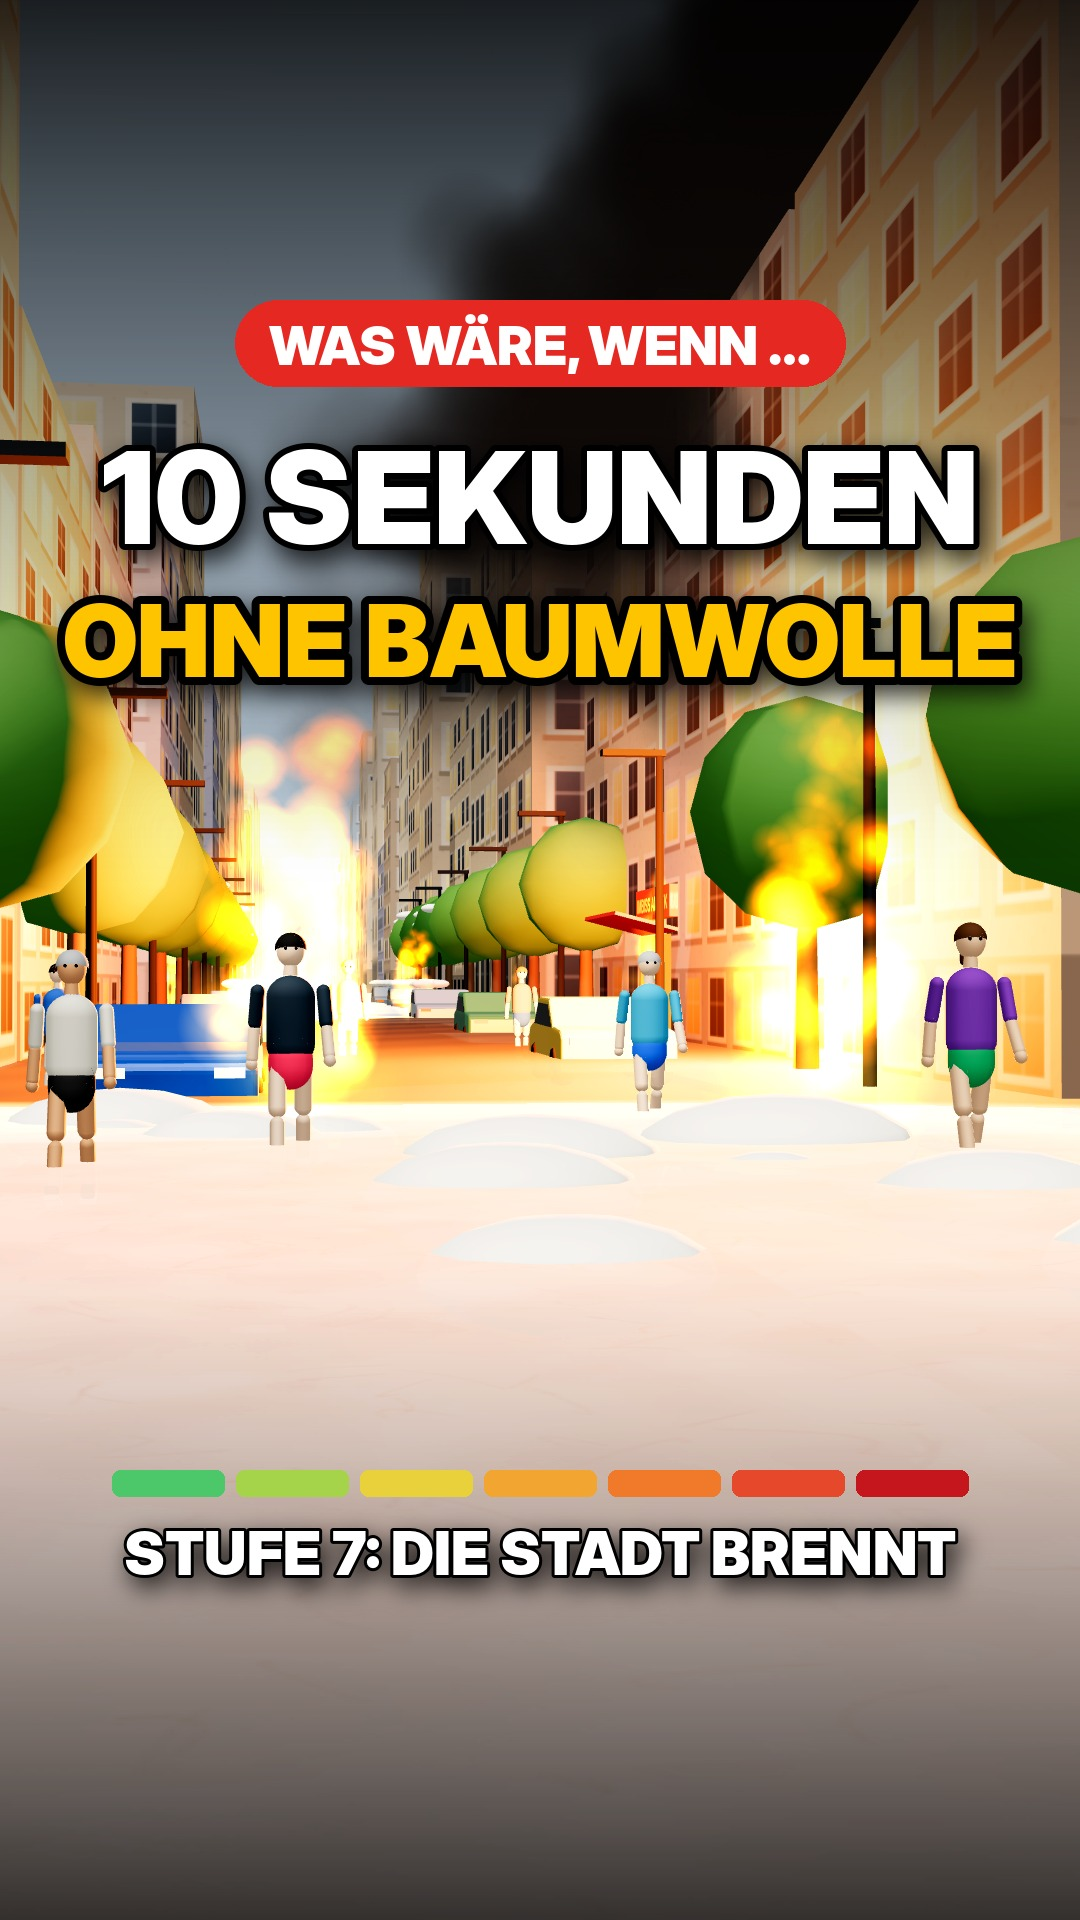

Python code for this plot:
# Erzeugt thumbnail.jpg (1080x1920) aus einem sauberen Einzelbild (src/still.js) mit großer Schrift.
# python3 thumbnail.py clean_2220.png
import sys
from PIL import Image, ImageDraw, ImageFont, ImageFilter, ImageEnhance
F = '/usr/share/fonts/opentype/inter/'
W, H = 1080, 1920
img = Image.open(sys.argv[1]).convert('RGB').resize((W, H))
img = ImageEnhance.Contrast(ImageEnhance.Color(img).enhance(1.25)).enhance(1.12)
# Verläufe oben/unten für Lesbarkeit
ov = Image.new('L', (W, H), 0); d = ImageDraw.Draw(ov)
for y in range(H):
    a = 0
    if y < 900: a = int(215 * (1 - y / 900) ** 1.4)
    if y > 1250: a = max(a, int(200 * ((y - 1250) / 670) ** 1.3))
    d.line([(0, y), (W, y)], fill=a)
img = Image.composite(Image.new('RGB', (W, H), (0, 0, 0)), img, ov)
draw = ImageDraw.Draw(img)

def text(cx, y, s, font, fill, stroke=0, sc=(0, 0, 0), shadow=True):
    w = draw.textlength(s, font=font)
    x = cx - w / 2
    if shadow:
        sh = Image.new('RGBA', (W, H), (0, 0, 0, 0)); ImageDraw.Draw(sh).text((x + 6, y + 10), s, font=font, fill=(0, 0, 0, 200), stroke_width=stroke, stroke_fill=(0, 0, 0, 200))
        img.paste(sh.filter(ImageFilter.GaussianBlur(12)), (0, 0), sh.filter(ImageFilter.GaussianBlur(12)))
    draw.text((x, y), s, font=font, fill=fill, stroke_width=stroke, stroke_fill=sc)

def fit(s, path, maxw, start):
    size = start
    while ImageFont.truetype(path, size).getlength(s) > maxw: size -= 4
    return ImageFont.truetype(path, size)

# Kicker-Pille
k = ImageFont.truetype(F + 'InterDisplay-Black.otf', 54); ks = 'WAS WÄRE, WENN …'
kw = draw.textlength(ks, font=k)
draw.rounded_rectangle([(W - kw) / 2 - 34, 300, (W + kw) / 2 + 34, 386], 43, fill=(229, 40, 34))
draw.text(((W - kw) / 2, 312), ks, font=k, fill='white')
# Hauptzeilen
text(W / 2, 420, '10 SEKUNDEN', fit('10 SEKUNDEN', F + 'InterDisplay-Black.otf', 900, 160), 'white', 6)
text(W / 2, 580, 'OHNE BAUMWOLLE', fit('OHNE BAUMWOLLE', F + 'InterDisplay-Black.otf', 980, 220), (255, 196, 0), 8)
# Stufenbalken unten (im 3:4-Ausschnitt des Profilrasters)
cols = ['#4cc76a', '#a5d34a', '#e8d13a', '#f3a531', '#f07a2a', '#e5482b', '#c4161c']
bw, gap, y0 = 112, 12, 1470
x0 = (W - (7 * bw + 6 * gap)) / 2
for i, c in enumerate(cols):
    draw.rounded_rectangle([x0 + i * (bw + gap), y0, x0 + i * (bw + gap) + bw, y0 + 26], 8, fill=c)
text(W / 2, 1516, 'STUFE 7: DIE STADT BRENNT', fit('STUFE 7: DIE STADT BRENNT', F + 'InterDisplay-Black.otf', 860, 64), 'white', 3)
img.save('thumbnail.jpg', quality=92)
img.crop((0, 240, W, 1680)).resize((540, 720)).save(sys.argv[2] if len(sys.argv) > 2 else '/dev/null', 'JPEG') if len(sys.argv) > 2 else None
